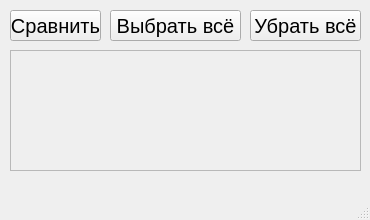
<?xml version="1.0" encoding="UTF-8"?>
<ui version="4.0">
 <class>MainWindow</class>
 <widget class="QMainWindow" name="MainWindow">
  <property name="geometry">
   <rect>
    <x>0</x>
    <y>0</y>
    <width>370</width>
    <height>220</height>
   </rect>
  </property>
  <property name="windowTitle">
   <string>Сравнение</string>
  </property>
  <widget class="QWidget" name="centralwidget">
   <widget class="QScrollArea" name="scrollArea">
    <property name="geometry">
     <rect>
      <x>10</x>
      <y>50</y>
      <width>351</width>
      <height>121</height>
     </rect>
    </property>
    <property name="widgetResizable">
     <bool>true</bool>
    </property>
    <widget class="QWidget" name="scrollAreaWidgetContents">
     <property name="geometry">
      <rect>
       <x>0</x>
       <y>0</y>
       <width>349</width>
       <height>119</height>
      </rect>
     </property>
     <layout class="QVBoxLayout" name="verticalLayout_2">
      <item>
       <layout class="QVBoxLayout" name="verticalLayout_3"/>
      </item>
     </layout>
    </widget>
   </widget>
   <widget class="QPushButton" name="pushButton">
    <property name="geometry">
     <rect>
      <x>10</x>
      <y>10</y>
      <width>91</width>
      <height>31</height>
     </rect>
    </property>
    <property name="font">
     <font>
      <pointsize>15</pointsize>
     </font>
    </property>
    <property name="text">
     <string>Cравнить</string>
    </property>
   </widget>
   <widget class="QPushButton" name="pushButton_2">
    <property name="geometry">
     <rect>
      <x>110</x>
      <y>10</y>
      <width>131</width>
      <height>31</height>
     </rect>
    </property>
    <property name="font">
     <font>
      <pointsize>15</pointsize>
     </font>
    </property>
    <property name="text">
     <string>Выбрать всё</string>
    </property>
   </widget>
   <widget class="QPushButton" name="pushButton_3">
    <property name="geometry">
     <rect>
      <x>250</x>
      <y>10</y>
      <width>111</width>
      <height>31</height>
     </rect>
    </property>
    <property name="font">
     <font>
      <pointsize>15</pointsize>
     </font>
    </property>
    <property name="text">
     <string>Убрать всё</string>
    </property>
   </widget>
  </widget>
  <widget class="QMenuBar" name="menubar">
   <property name="geometry">
    <rect>
     <x>0</x>
     <y>0</y>
     <width>370</width>
     <height>21</height>
    </rect>
   </property>
  </widget>
  <widget class="QStatusBar" name="statusbar"/>
 </widget>
 <resources/>
 <connections/>
</ui>
